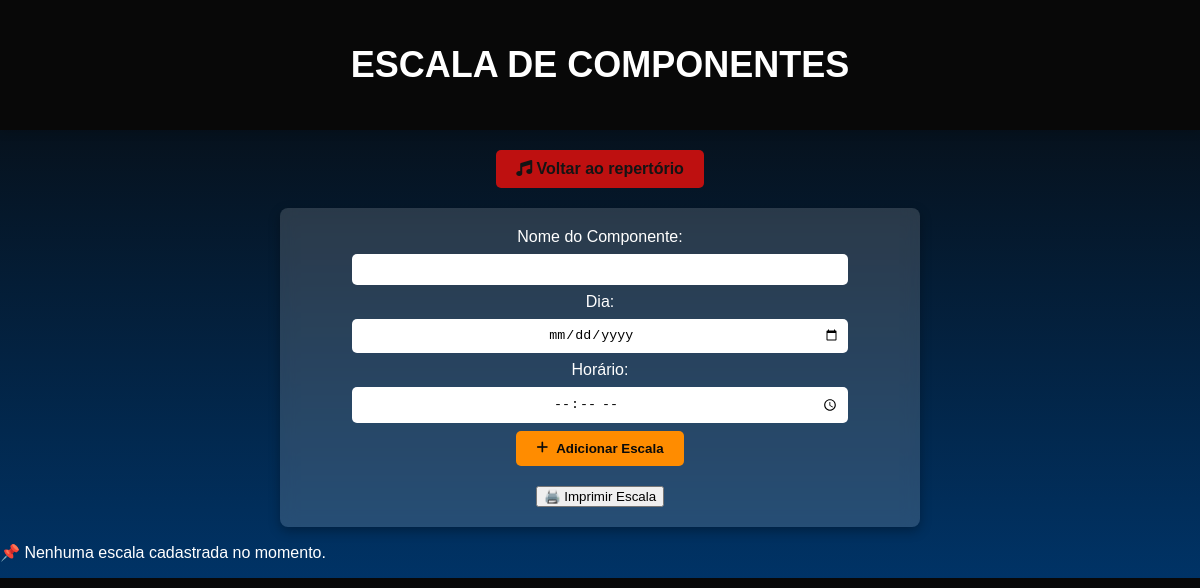
Page /escala (signed in) on the earlier database version.
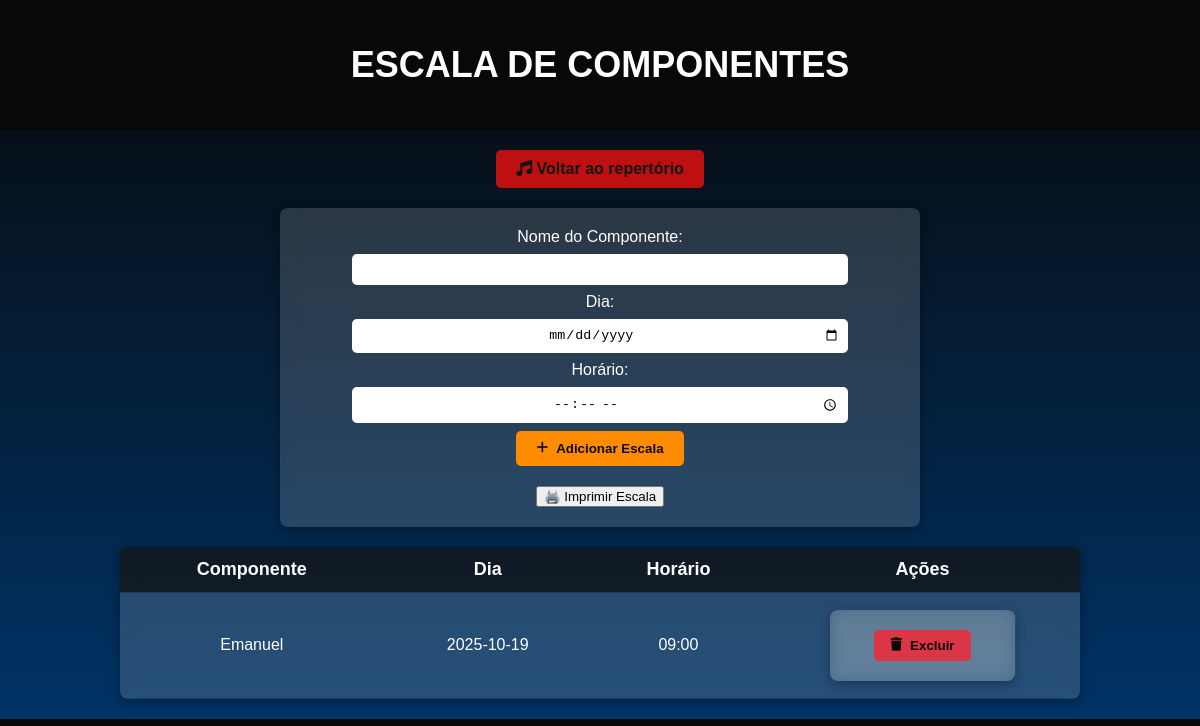
Same page on the later database version.
### app.py (models this page shows)
class Escala(db.Model):
    id = db.Column(db.Integer, primary_key=True)
    componente = db.Column(db.String(100), nullable=False)
    dia = db.Column(db.String(50), nullable=False)
    horario = db.Column(db.String(50), nullable=False)

### app.py (the view, shortened to what this page needs)
@app.route('/escala', methods=['GET', 'POST'])
@login_required
def escala():
    escalas_lista = Escala.query.all()
    escalas_agrupadas = defaultdict(list)
    for escala in escalas_lista:
        chave = escala.dia  # já é string tipo '2025-09-14'
        escalas_agrupadas[chave].append(escala)
    return render_template('escala.html', escalas=escalas_lista, escalas_agrupadas=escalas_agrupadas)

### app.py (called while the page is built)
@login_manager.user_loader
def load_user(user_id):
    return db.session.get(Usuario, int(user_id))  # 🔹 Usa a sessão corretamente sem `with`

### templates/escala.html (shortened to what this page needs)
<!DOCTYPE html>
<html lang="pt-BR">
<head>
  <link rel="stylesheet" href="{{ url_for('static', filename='escala.css') }}">
  <link rel="stylesheet" href="https://cdnjs.cloudflare.com/ajax/libs/font-awesome/6.0.0/css/all.min.css">
</head>
<body>
  <header>
    <h1>Escala de Componentes</h1>
  </header>
  <a href="{{ url_for('musicas') }}" class="botao-voltar">
    <i class="fa-solid fa-music"></i> Voltar ao repertório
  </a>
  <main>
    <form method="POST" action="{{ url_for('escala') }}">
      <label for="componente">Nome do Componente:</label>
      <input type="text" id="componente" name="componente" required>
      <label for="dia">Dia:</label>
      <input type="date" id="dia" name="dia" required>
      <label for="horario">Horário:</label>
      <input type="time" id="horario" name="horario" required>
      <button type="submit" class="botao-adicionar">
        <i class="fa-solid fa-plus"></i> Adicionar Escala
      </button>
        <div style="margin-top: 20px;">
            <button onclick="imprimirEscala()" type="button" class="botao-imprimir">🖨️ Imprimir Escala</button>
        </div>
    </form>
    {% if escalas %}
    <div class="tabela-visivel">
      <table>
        <thead>
          <tr>
            <th>Componente</th>
            <th>Dia</th>
            <th>Horário</th>
            <th>Ações</th>
          </tr>
        </thead>
        <tbody>
          {% for escala in escalas %}
          <tr>
            <td>{{ escala.componente }}</td>
            <td>{{ escala.dia }}</td>
            <td>{{ escala.horario }}</td>
            <td>
              {% if current_user.role in ["cantor", "admin"] %}
              <form method="POST" action="{{ url_for('excluir_escala', escala_id=escala.id) }}">
                <button type="submit" class="btn-excluir" onclick="return confirm('Tem certeza que deseja excluir esta escala?');">
                  <i class="fa-solid fa-trash"></i> Excluir
                </button>
              </form>
              {% else %}
              <p style="color: red;">🚫 Você não tem privilégios para apagar a escala.</p>
              {% endif %}
            </td>
          </tr>
          {% endfor %}
        </tbody>
      </table>
    </div>
    {% else %}
    <p>📌 Nenhuma escala cadastrada no momento.</p>
    {% endif %}
  </main>
</body>
</html>

Differences in the rows shown:
added Escala: componente "Emanuel", dia "2025-10-19", horario "09:00"
Other differences:
text no longer shown: "📌 Nenhuma escala cadastrada no momento."
text now shown: "Componente Dia Horário Ações"
